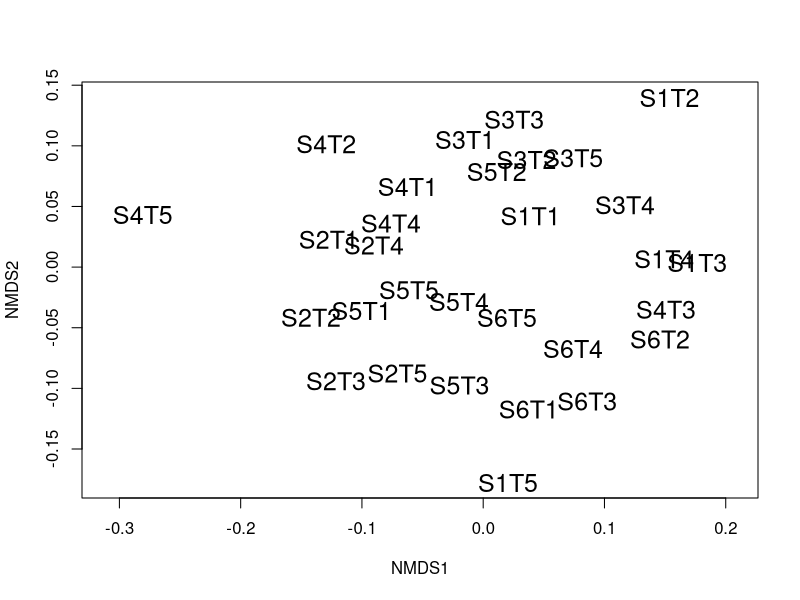
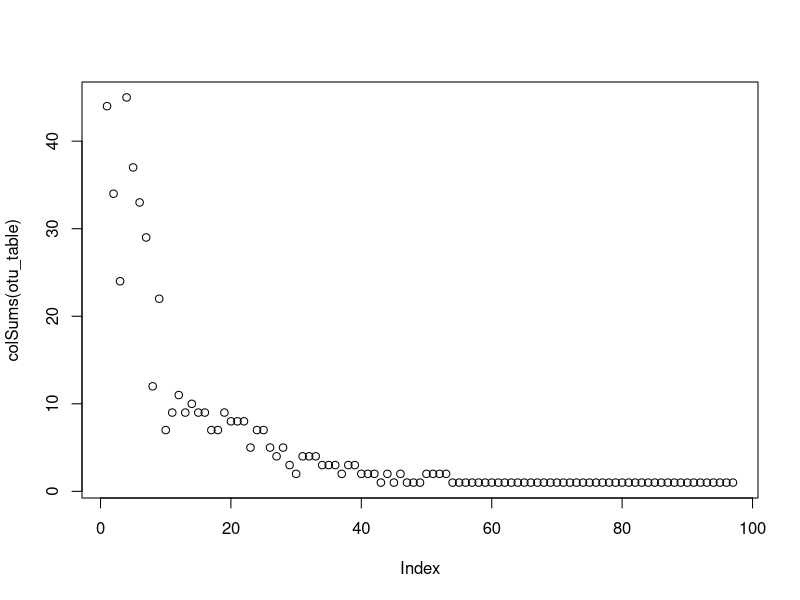
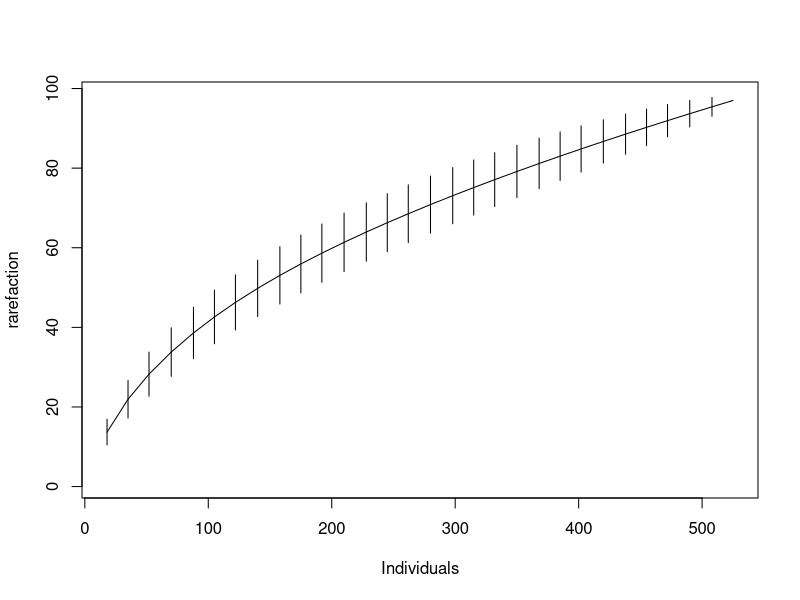
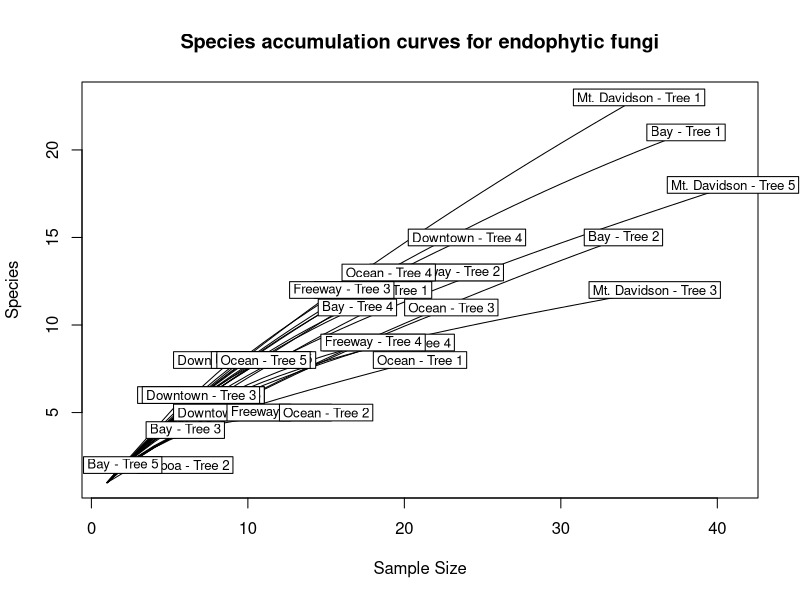
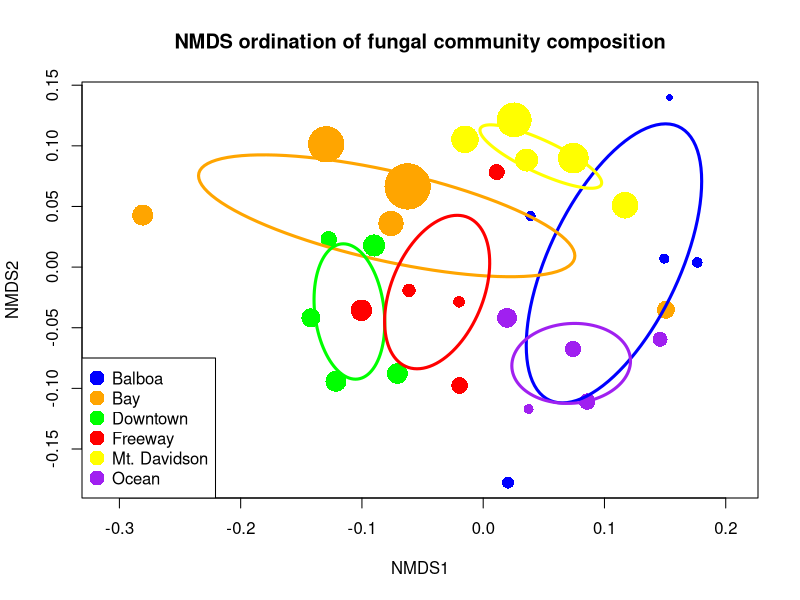

The R source for these figures, in order:
# Draft of R script to perform some ecological analyses on clustered data
# originating from single Sanger ITS reads

# Originally written by Naupaka Zimmerman
# nzimmerman@usfca.edu
# August 24, 2017

## TODO: Fix paths for the files

# load libraries
library("dplyr")
library("tidyr")
library("vegan")

# load files
otus <- read.table("seq_with_OTU_ID.txt")
groups <- read.table("groupfile.tsv")
trees <- read.csv("metadata/M_excel_tree_metadata.csv",
                  stringsAsFactors = FALSE)

# count by groups instead of trees
otu_table <- otus %>%
  left_join(groups, by = c("V1" = "V1")) %>%
  group_by(V2.x, V2.y) %>%
  summarize(count = n()) %>%
  spread(V2.x, count, fill = 0)

# get rid of rows with NA
otu_table <- as.data.frame(na.omit(otu_table))

# fix row name problems for vegan
row.names(otu_table) <- otu_table[, 1]
otu_table <- otu_table[, -1]

# drop out USF test sample
otu_table <- otu_table[1:30,]

# do and plot ordination with this matrix
plot(metaMDS(otu_table), type = "t", display = "sites", cex = 1.5)

# fix row names to be more readable
row.names(otu_table) <- c(paste("Balboa - Tree", 1:5),
                         paste("Downtown - Tree", 1:5),
                         paste("Mt. Davidson - Tree", 1:5),
                         paste("Bay - Tree", 1:5),
                         paste("Freeway - Tree", 1:5),
                         paste("Ocean - Tree", 1:5))


#save a pdf of the rarefaction curve
pdf("figures/prelim_rarecurve.pdf")
rarecurve(otu_table, main = "Species accumulation curves for endophytic fungi")
dev.off()

# some more species accumulation curves
plot(colSums(otu_table))
plot(specaccum(otu_table, method = "rare"), xvar = "individuals")


# more sophisticaed multi-step ordination plotting
ord_obj <- metaMDS(otu_table)

#make a subset that only containt trees from the second round of sampling
trees_aug <- subset(trees, as.POSIXct(trees$Date_sampled) > as.POSIXct("2017-08-01"))

group_labels <- c(rep("Balboa", 5),
                  rep("Downtown", 5),
                  rep("Mt. Davidson", 5),
                  rep("Bay", 5),
                  rep("Freeway", 5),
                  rep("Ocean", 5))

adonis(otu_table ~ trees_aug$DBH_cm)

pdf("figures/prelim_ordination_DBH.pdf")
plot(ord_obj,
     display = "sites",
     type = "n",
     main = "NMDS ordination of fungal community composition")

points(ord_obj,
       display = "sites",
       col = c(rep("blue", 5),
               rep("green", 5),
               rep("yellow", 5),
               rep("orange", 5),
               rep("red", 5),
               rep("purple", 5)),
       cex = trees_aug$DBH_cm/10,
       pch = 16)

legend("bottomleft",
       legend = levels(factor(group_labels)),
       pch = 16,
       cex = 1,
       pt.cex = 2,
       col = c("blue",
               "orange",
               "green",
               "red",
               "yellow",
               "purple"))

ordiellipse(ord_obj,
            groups =group_labels,
            label = FALSE,
            col = c("blue",
                    "orange",
                    "green",
                    "red",
                    "yellow",
                    "purple"),
            lwd = 3)
dev.off()
